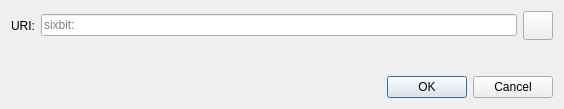
<?xml version="1.0" encoding="UTF-8"?>
<ui version="4.0">
 <class>OpenURIDialog</class>
 <widget class="QDialog" name="OpenURIDialog">
  <property name="geometry">
   <rect>
    <x>0</x>
    <y>0</y>
    <width>564</width>
    <height>109</height>
   </rect>
  </property>
  <property name="windowTitle">
   <string>Open.sixbit URI</string>
  </property>
  <layout class="QVBoxLayout" name="verticalLayout">
   <item>
    <layout class="QHBoxLayout" name="horizontalLayout">
     <item>
      <widget class="QLabel" name="label">
       <property name="text">
        <string>URI:</string>
       </property>
      </widget>
     </item>
     <item>
      <widget class="QValidatedLineEdit" name="uriEdit">
       <property name="placeholderText">
        <string notr="true">sixbit:</string>
       </property>
      </widget>
     </item>
     <item>
      <widget class="QToolButton" name="pasteButton">
       <property name="toolTip">
        <string extracomment="Tooltip text for button that allows you to paste an address that is in your clipboard.">Paste address from clipboard</string>
       </property>
       <property name="text">
        <string/>
       </property>
       <property name="icon">
        <iconset resource="../sixbit.qrc">
         <normaloff>:/icons/editpaste</normaloff>:/icons/editpaste
        </iconset>
       </property>
       <property name="iconSize">
        <size>
         <width>22</width>
         <height>22</height>
        </size>
       </property>
      </widget>
     </item>
    </layout>
   </item>
   <item>
    <spacer name="verticalSpacer">
     <property name="orientation">
      <enum>Qt::Vertical</enum>
     </property>
     <property name="sizeHint" stdset="0">
      <size>
       <width>20</width>
       <height>40</height>
      </size>
     </property>
    </spacer>
   </item>
   <item>
    <widget class="QDialogButtonBox" name="buttonBox">
     <property name="orientation">
      <enum>Qt::Horizontal</enum>
     </property>
     <property name="standardButtons">
      <set>QDialogButtonBox::Cancel|QDialogButtonBox::Ok</set>
     </property>
    </widget>
   </item>
  </layout>
 </widget>
 <customwidgets>
  <customwidget>
   <class>QValidatedLineEdit</class>
   <extends>QLineEdit</extends>
   <header>qt/qvalidatedlineedit.h</header>
  </customwidget>
 </customwidgets>
 <resources/>
 <connections>
  <connection>
   <sender>buttonBox</sender>
   <signal>accepted()</signal>
   <receiver>OpenURIDialog</receiver>
   <slot>accept()</slot>
   <hints>
    <hint type="sourcelabel">
     <x>248</x>
     <y>254</y>
    </hint>
    <hint type="destinationlabel">
     <x>157</x>
     <y>274</y>
    </hint>
   </hints>
  </connection>
  <connection>
   <sender>buttonBox</sender>
   <signal>rejected()</signal>
   <receiver>OpenURIDialog</receiver>
   <slot>reject()</slot>
   <hints>
    <hint type="sourcelabel">
     <x>316</x>
     <y>260</y>
    </hint>
    <hint type="destinationlabel">
     <x>286</x>
     <y>274</y>
    </hint>
   </hints>
  </connection>
 </connections>
</ui>
